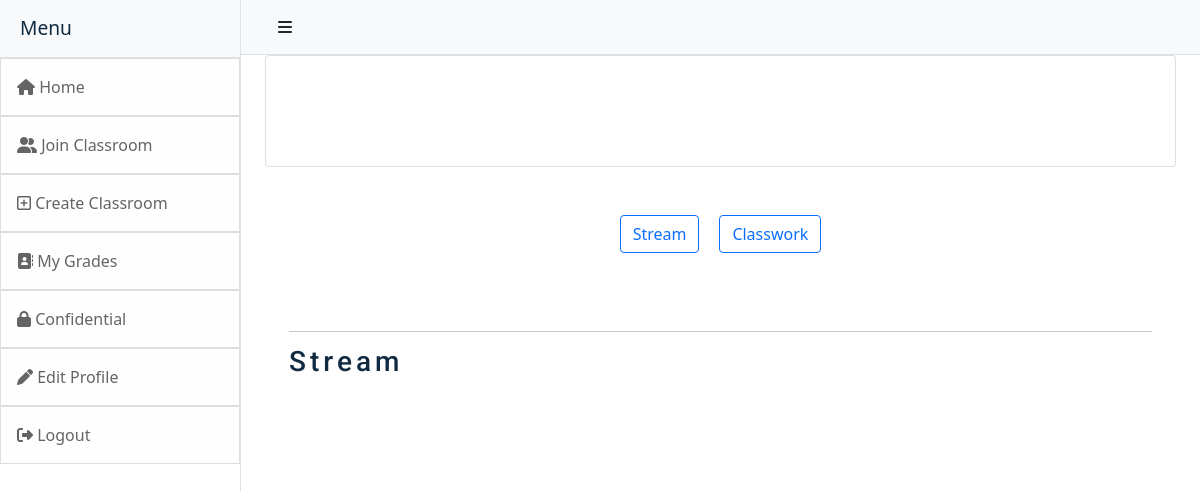
The page /room/ASDDFFGGD/ (signed in) on the database as committed earlier.
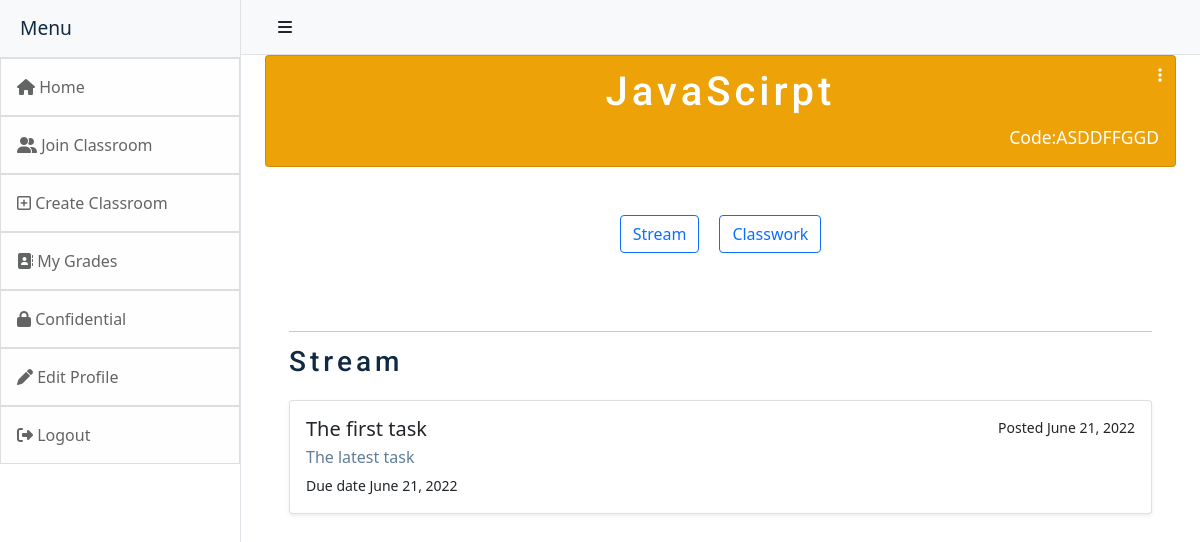
The same page on the database as committed later.
### classroom/models.py (models this page shows)
class Room(models.Model):
    name = models.CharField(max_length=200)
    code = models.CharField(max_length=200)
    color = models.CharField(max_length=200, blank=True, null=True)
    author = models.ForeignKey(User, null=True, blank=True,on_delete=models.CASCADE,)

class Upload_Task(models.Model):
    id = models.AutoField(primary_key=True)
    title = models.CharField(max_length=200,blank=True)
    task = models.TextField(max_length=1000,blank = True,)
    room_code = models.CharField(max_length=200)
    date = models.DateField(null=True)
    author = models.ForeignKey(User, null=True, blank=True,on_delete=models.CASCADE,)
    max_points = models.IntegerField(blank = True, null= True)
    due_date = models.DateField(blank=True,null=True)
    topic = models.CharField(blank=True,null=True,max_length=200)

### classroom/views.py (the view)
# urls.py: path('room/<str:room>/',views.room,name='room'),
@login_required(login_url='login')
def room(request,room):#pentru sectiunea stream
    if request.method == 'GET':
        username = request.GET.get('username')
        stream = request.GET.get('stream')
        classwork = request.GET.get('classwork')
        room_details = Room.objects.get(code=room)#camera
        tasks = Upload_Task.objects.filter(room_code = room)#get all the tasks for the specified room
        room_name = room_details.name#numere camerei
        current_user = request.user.id
        details = {'username':username,'room_details':room_details,
        'room':room,'room_name':room_name,'tasks':tasks,'current_user':current_user,
        'stream':stream,'classwork':classwork}
        return render(request, 'room.html',details)
    else:
        return render(request, 'room.html',)

### classroom/templates/room.html (shortened to what this page needs)
{% extends 'base.html' %}
{% block content %}
<form method="POST" action="">
  {% load static %}
  <link rel="stylesheet" type="text/css" href="{% static 'css/index.css' %}">
  <div class="card text-white text-center p-3" style="background-color:{{room_details.color}};color:white">
    <blockquote class="blockquote mb-0">
      {% if current_user == room_details.author.id%}
        <div class="dropdown" style='position:absolute;right:0;top:0'>
          <button class="btn text-white" type="button" id="dropdownMenuButton1" data-bs-toggle="dropdown" aria-expanded="false">
            <i class="fa-solid fa-ellipsis-vertical"></i>
          </button>
        </div>
      {% endif %}
      <h2 class="text-bg-white">{{room_name}}</h2>
      <small class="text-bg-white" style='float:right;'>Code:{{room}}</small>
    </blockquote>
  </div><br><br>
  <ul class="nav justify-content-center">
    <li class="nav-item">
      <a href="{% url 'room' room_details.code %}" class="btn btn-outline-primary">Stream</a>
    </li>
    <li>
      <h1>&nbsp;</h1>
    </li>
    <li class="nav-item">
      <a href="{% url 'room_classwork' room_details.code %}" class="btn btn-outline-primary">Classwork</a>
    </li>
  </ul><br>
  <div class="container">
    <hr>
    <div>
      <h3>Stream</h3>
    </div>
    {% for item in tasks reversed %}
      <a href="{% url 'task' pk=item.id %}" class="list-group-item list-group-item-action shadow-sm bg-body rounded p-3 my-4" aria-current="true">
        <div class="d-flex w-100 justify-content-between">
          <h5 class="mb-1">{{item.title}}</h5>
          <small>Posted {{item.date}}</small>
        </div>
        <p class="mb-1">{{item.task|slice:":100"|safe}}</p>
        <small>Due date {{item.date}}</small>
      </a>
    {% endfor %}
  </div>
</form>
{% endblock %}

Rows that differ between the two databases and show on the page:
now on this page (row edited): Room: name "JavaScirpt"
changed Room: color empty → "#eda207" (drawn)
added Upload_Task: title "The first task", date "June 21, 2022", task "The latest task"
Other text that changed with them:
{{ room }}: (not shown) → "ASDDFFGGD"
text now shown: "Code:"
